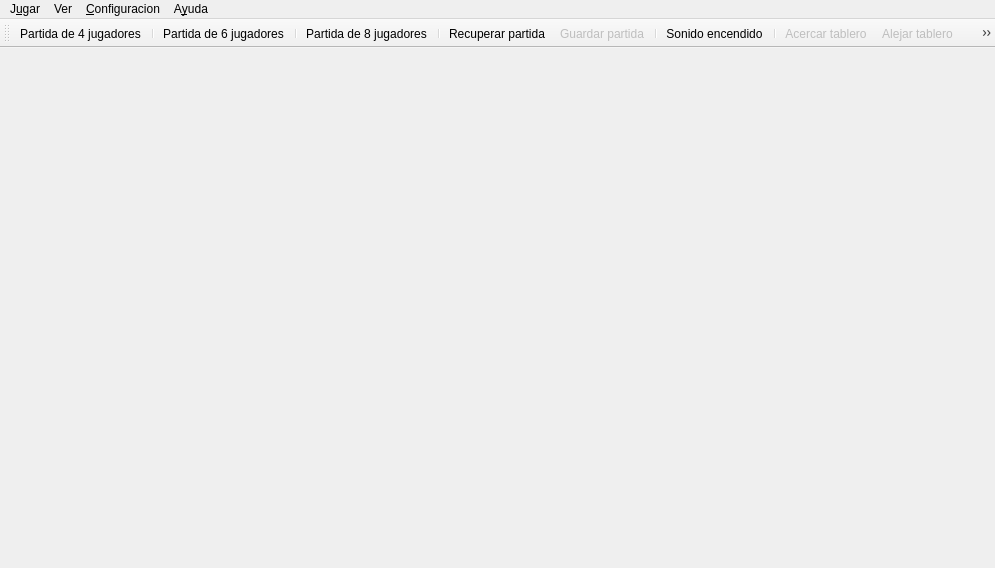
<?xml version="1.0" encoding="UTF-8"?>
<ui version="4.0">
 <author>Mariano Muñoz</author>
 <class>frmMain</class>
 <widget class="QMainWindow" name="frmMain">
  <property name="windowModality">
   <enum>Qt::ApplicationModal</enum>
  </property>
  <property name="geometry">
   <rect>
    <x>0</x>
    <y>0</y>
    <width>995</width>
    <height>568</height>
   </rect>
  </property>
  <property name="cursor">
   <cursorShape>PointingHandCursor</cursorShape>
  </property>
  <property name="windowIcon">
   <iconset resource="../images/glparchis.qrc">
    <normaloff>:/glparchis/ficharoja.png</normaloff>:/glparchis/ficharoja.png</iconset>
  </property>
  <property name="toolButtonStyle">
   <enum>Qt::ToolButtonIconOnly</enum>
  </property>
  <widget class="QWidget" name="wdg">
   <layout class="QHBoxLayout" name="horizontalLayout">
    <item>
     <layout class="QVBoxLayout" name="layout"/>
    </item>
   </layout>
  </widget>
  <widget class="QMenuBar" name="menuBar">
   <property name="geometry">
    <rect>
     <x>0</x>
     <y>0</y>
     <width>995</width>
     <height>30</height>
    </rect>
   </property>
   <widget class="QMenu" name="menuAyuda">
    <property name="title">
     <string>A&amp;yuda</string>
    </property>
    <addaction name="actionHelp"/>
    <addaction name="separator"/>
    <addaction name="actionMundialStatistics"/>
    <addaction name="separator"/>
    <addaction name="actionUpdates"/>
    <addaction name="separator"/>
    <addaction name="actionAcercaDe"/>
   </widget>
   <widget class="QMenu" name="menuJugar">
    <property name="title">
     <string>J&amp;ugar</string>
    </property>
    <addaction name="actionPartidaNueva4"/>
    <addaction name="actionPartidaNueva6"/>
    <addaction name="actionPartidaNueva8"/>
    <addaction name="separator"/>
    <addaction name="actionRecuperarPartida"/>
    <addaction name="actionGuardarPartida"/>
    <addaction name="separator"/>
    <addaction name="actionSalir"/>
   </widget>
   <widget class="QMenu" name="menuConfiguraci_n">
    <property name="title">
     <string>&amp;Configuracion</string>
    </property>
    <addaction name="actionSound"/>
    <addaction name="separator"/>
    <addaction name="separator"/>
    <addaction name="actionSettings"/>
   </widget>
   <widget class="QMenu" name="menuVer">
    <property name="title">
     <string>Ver</string>
    </property>
    <addaction name="actionAcercarTablero"/>
    <addaction name="actionAlejarTablero"/>
    <addaction name="separator"/>
    <addaction name="actionFullScreen"/>
   </widget>
   <addaction name="menuJugar"/>
   <addaction name="menuVer"/>
   <addaction name="menuConfiguraci_n"/>
   <addaction name="menuAyuda"/>
  </widget>
  <widget class="QToolBar" name="toolBar">
   <property name="windowTitle">
    <string>toolBar</string>
   </property>
   <property name="iconSize">
    <size>
     <width>24</width>
     <height>24</height>
    </size>
   </property>
   <property name="toolButtonStyle">
    <enum>Qt::ToolButtonIconOnly</enum>
   </property>
   <attribute name="toolBarArea">
    <enum>TopToolBarArea</enum>
   </attribute>
   <attribute name="toolBarBreak">
    <bool>false</bool>
   </attribute>
   <addaction name="actionPartidaNueva4"/>
   <addaction name="separator"/>
   <addaction name="actionPartidaNueva6"/>
   <addaction name="separator"/>
   <addaction name="actionPartidaNueva8"/>
   <addaction name="separator"/>
   <addaction name="actionRecuperarPartida"/>
   <addaction name="actionGuardarPartida"/>
   <addaction name="separator"/>
   <addaction name="actionSound"/>
   <addaction name="separator"/>
   <addaction name="actionAcercarTablero"/>
   <addaction name="actionAlejarTablero"/>
   <addaction name="actionFullScreen"/>
   <addaction name="separator"/>
   <addaction name="actionSettings"/>
   <addaction name="separator"/>
   <addaction name="actionHelp"/>
   <addaction name="actionMundialStatistics"/>
   <addaction name="actionAcercaDe"/>
   <addaction name="separator"/>
   <addaction name="actionSalir"/>
  </widget>
  <action name="actionSalir">
   <property name="icon">
    <iconset resource="../images/glparchis.qrc">
     <normaloff>:/glparchis/exit.png</normaloff>:/glparchis/exit.png</iconset>
   </property>
   <property name="text">
    <string>S&amp;alir</string>
   </property>
   <property name="shortcut">
    <string>Esc</string>
   </property>
  </action>
  <action name="actionAcercaDe">
   <property name="icon">
    <iconset resource="../images/glparchis.qrc">
     <normaloff>:/glparchis/ficharoja.png</normaloff>:/glparchis/ficharoja.png</iconset>
   </property>
   <property name="text">
    <string>Acerca &amp;de</string>
   </property>
  </action>
  <action name="actionRecuperarPartida">
   <property name="icon">
    <iconset resource="../images/glparchis.qrc">
     <normaloff>:/glparchis/open.png</normaloff>:/glparchis/open.png</iconset>
   </property>
   <property name="text">
    <string>&amp;Recuperar partida</string>
   </property>
  </action>
  <action name="actionGuardarPartida">
   <property name="enabled">
    <bool>false</bool>
   </property>
   <property name="icon">
    <iconset resource="../images/glparchis.qrc">
     <normaloff>:/glparchis/save.png</normaloff>:/glparchis/save.png</iconset>
   </property>
   <property name="text">
    <string>&amp;Guardar partida</string>
   </property>
  </action>
  <action name="actionPartidaNueva4">
   <property name="icon">
    <iconset resource="../images/glparchis.qrc">
     <normaloff>:/glparchis/game4.png</normaloff>:/glparchis/game4.png</iconset>
   </property>
   <property name="text">
    <string>Partida de &amp;4 jugadores</string>
   </property>
   <property name="toolTip">
    <string>Partida de 4 jugadores</string>
   </property>
   <property name="shortcut">
    <string>Ctrl+4</string>
   </property>
  </action>
  <action name="actionSettings">
   <property name="icon">
    <iconset resource="../images/glparchis.qrc">
     <normaloff>:/glparchis/configure.png</normaloff>:/glparchis/configure.png</iconset>
   </property>
   <property name="text">
    <string>&amp;Preferencias</string>
   </property>
  </action>
  <action name="actionHelp">
   <property name="icon">
    <iconset resource="../images/glparchis.qrc">
     <normaloff>:/glparchis/help.png</normaloff>:/glparchis/help.png</iconset>
   </property>
   <property name="text">
    <string>&amp;Ayuda del juego</string>
   </property>
   <property name="toolTip">
    <string>Muestra la ayuda del juego</string>
   </property>
   <property name="shortcut">
    <string>F1</string>
   </property>
  </action>
  <action name="actionUpdates">
   <property name="icon">
    <iconset resource="../images/glparchis.qrc">
     <normaloff>:/glparchis/update.png</normaloff>:/glparchis/update.png</iconset>
   </property>
   <property name="text">
    <string>&amp;Buscar actualizaciones</string>
   </property>
   <property name="toolTip">
    <string>Busca actualizaciones en Internet</string>
   </property>
  </action>
  <action name="actionSound">
   <property name="icon">
    <iconset resource="../images/glparchis.qrc">
     <normaloff>:/glparchis/sound.png</normaloff>:/glparchis/sound.png</iconset>
   </property>
   <property name="text">
    <string>&amp;Sonido encendido</string>
   </property>
   <property name="toolTip">
    <string>Enciende o apaga el sonido</string>
   </property>
   <property name="shortcut">
    <string>F5</string>
   </property>
  </action>
  <action name="actionPartidaNueva6">
   <property name="icon">
    <iconset resource="../images/glparchis.qrc">
     <normaloff>:/glparchis/game6.png</normaloff>:/glparchis/game6.png</iconset>
   </property>
   <property name="text">
    <string>Partida de &amp;6 jugadores</string>
   </property>
   <property name="toolTip">
    <string>Partida de 6 jugadores</string>
   </property>
   <property name="shortcut">
    <string>Ctrl+6</string>
   </property>
  </action>
  <action name="actionPartidaNueva8">
   <property name="icon">
    <iconset resource="../images/glparchis.qrc">
     <normaloff>:/glparchis/game8.png</normaloff>:/glparchis/game8.png</iconset>
   </property>
   <property name="text">
    <string>Partida de &amp;8 jugadores</string>
   </property>
   <property name="toolTip">
    <string>Partida de 8 jugadores</string>
   </property>
   <property name="shortcut">
    <string>Ctrl+8</string>
   </property>
  </action>
  <action name="actionFullScreen">
   <property name="icon">
    <iconset resource="../images/glparchis.qrc">
     <normaloff>:/glparchis/fullscreen.png</normaloff>:/glparchis/fullscreen.png</iconset>
   </property>
   <property name="text">
    <string>&amp;Cambiar al modo de pantalla completa</string>
   </property>
   <property name="toolTip">
    <string>Cambiar al modo de pantalla completa</string>
   </property>
   <property name="shortcut">
    <string>F11</string>
   </property>
  </action>
  <action name="actionMundialStatistics">
   <property name="icon">
    <iconset resource="../images/glparchis.qrc">
     <normaloff>:/glparchis/statistics.png</normaloff>:/glparchis/statistics.png</iconset>
   </property>
   <property name="text">
    <string>&amp;Estadisticas mundiales</string>
   </property>
   <property name="toolTip">
    <string>Estadisticas mundiales</string>
   </property>
  </action>
  <action name="actionAcercarTablero">
   <property name="enabled">
    <bool>false</bool>
   </property>
   <property name="icon">
    <iconset resource="../images/glparchis.qrc">
     <normaloff>:/glparchis/zoom-in.png</normaloff>:/glparchis/zoom-in.png</iconset>
   </property>
   <property name="text">
    <string>&amp;Acercar tablero</string>
   </property>
   <property name="toolTip">
    <string>Acercar tablero</string>
   </property>
   <property name="shortcut">
    <string>+</string>
   </property>
  </action>
  <action name="actionAlejarTablero">
   <property name="enabled">
    <bool>false</bool>
   </property>
   <property name="icon">
    <iconset resource="../images/glparchis.qrc">
     <normaloff>:/glparchis/zoom-out.png</normaloff>:/glparchis/zoom-out.png</iconset>
   </property>
   <property name="text">
    <string>A&amp;lejar tablero</string>
   </property>
   <property name="toolTip">
    <string>Alejar tablero</string>
   </property>
   <property name="shortcut">
    <string>-</string>
   </property>
  </action>
 </widget>
 <resources>
  <include location="../images/glparchis.qrc"/>
 </resources>
 <connections>
  <connection>
   <sender>actionSalir</sender>
   <signal>triggered()</signal>
   <receiver>frmMain</receiver>
   <slot>close()</slot>
   <hints>
    <hint type="sourcelabel">
     <x>-1</x>
     <y>-1</y>
    </hint>
    <hint type="destinationlabel">
     <x>497</x>
     <y>283</y>
    </hint>
   </hints>
  </connection>
 </connections>
</ui>
